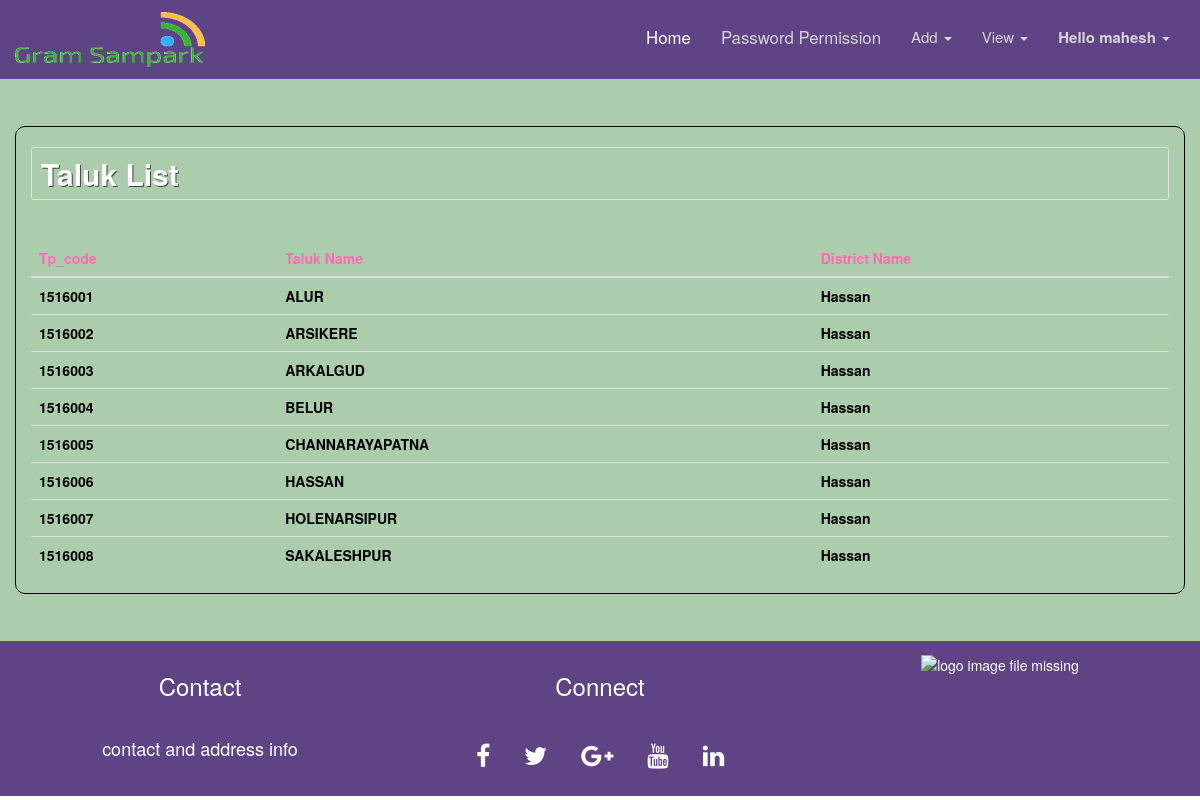
The page /zpadmin/viewtaluk.php (signed in) on the database as committed earlier.
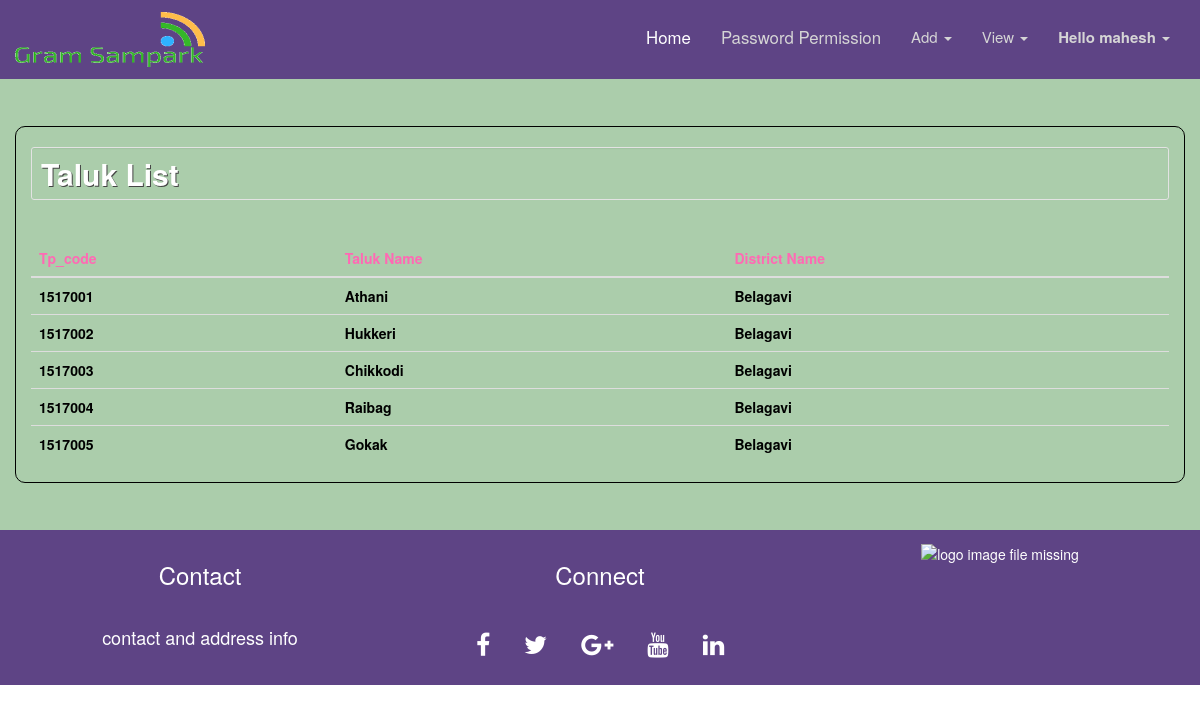
The same page on the database as committed later.
### tables this page shows
CREATE TABLE `taluk_list` (
  `tp_code` bigint(20) NOT NULL,
  `zp_code` bigint(20) NOT NULL,
  `taluk_name` varchar(50) NOT NULL
);

CREATE TABLE `district_list` (
  `zp_code` bigint(20) NOT NULL,
  `state_name` varchar(50) NOT NULL,
  `district_name` varchar(50) NOT NULL
);

### config.php (called while the page is built, shortened)
<?php
$username=$_SESSION['login_user'];
 ?>

### zpadmin/viewtaluk.php (the view, shortened to what this page needs)
<!DOCTYPE html>
<html>
<head>
</head>
	<body>
		<?php
			include 'navbar.php';
		?>
		<div class="container-fluid" style="background-color: #abcdab">
			<div class="container" style="border:solid thin black;border-radius: 10px;">
				<h2 class="well well-sm" style="background-color:transparent; animation-duration: 3s;text-shadow:1px 1px 0 #444; color: white"><b>Taluk List</b></h2><br>
				<div class="table-responsive w3-animate-zoom">
					<table class="table table-striped" style="color: black; font-weight: bold;">
						<thead>
							<tr>
								<th  style="color: #FF69B4;"><b>Tp_code</b></th>
								<th style="color: #FF69B4;"><b>Taluk Name</b></th>
								<th style="color: #FF69B4;"><b>District Name</b></th>
							</tr>
						</thead>
						<tbody style="background-color: transparent;">
							<?php
								$servername ="localhost";
								$username= "root";
								$password= "password";
								$dbname = "gramsampark";
								$conn = mysqli_connect($servername, $username, $password,$dbname );
								$sql="select tp_code,taluk_name,district_name from taluk_list,district_list where taluk_list.zp_code=district_list.zp_code";
								$result=mysqli_query($conn, $sql);
								if ($result-> num_rows >0) {
									while ($row= $result-> fetch_assoc()) {
										echo "<tr style='background-color:transparent;'><td>".$row["tp_code"]."</td><td>".$row['taluk_name']."</td><td>".$row["district_name"]."</td></tr>";
									}
								}
								else
								{
									echo "0 result";
								}
							?>
						</tbody>
					</table>
				</div>
			</div>
		</div>
		<?php include 'footer.php'; ?>
	</body>
</html>

### zpadmin/navbar.php (shortened to what this page needs)
<!DOCTYPE html>
<html>
<head>
	<?php
		include './links.php';
	?>
</head>
<body>
	<?php
		include ('../config.php');
	?>
	<nav class="navbar navbar-inverse">
		 <div class="container-fluid">
		 	<div class="navbar-header">
		 		<a class="nabar-brand" href="#"><img src="../img/gpslogo.png"></a>
		 	</div>
		 	<div class="collapse navbar-collapse" id="myNavbar">
		 		<ul class="nav navbar-nav navbar-right">
		 			<li class="active"><a href="index.php">Home</a></li>
		 			<li><a href="assignpassword.php">Password Permission</a></li>
		 			<li class="dropdown">
		 				<a class="dropdown-toggle" data-toggle="dropdown" href="#" style="font-size: 15px">Add
		 					<span class="caret"></span>
		 				</a>
		 			</li>
		 			<li class="dropdown">
		 				<a class="dropdown-toggle" data-toggle="dropdown" href="#" style="font-size: 15px">View
		 					<span class="caret"></span>
		 				</a>
		 			</li>
		 			<li class="dropdown">
		 				<a class="dropdown-toggle" data-toggle="dropdown" href="#" style="font-size: 15px"><b>Hello <?php echo $username; ?>
		 					</b>
		 					<span class="caret"></span>
		 				</a>
		 			</li>
		 		</ul>
		 	</div>
		 </div>
	</nav>
</body>
</html>

### zpadmin/links.php (shortened to what this page needs)
<link rel="stylesheet" href="../css/bootstrap.min.css">
<link rel="stylesheet" href="../css/font-awesome.css">
<link rel="stylesheet" type="text/css" href="../style.css">

### zpadmin/footer.php
<footer class="container-fluid text-center">
	<div class="row">
		<div class="col-sm-4">
			<h3>Contact</h3><br>
			<h4>contact and address info</h4>
		</div>
		<div class="col-sm-4">
			<h3>Connect</h3><br>
			<a href="#" class="fa fa-facebook"></a>
			<a href="#" class="fa fa-twitter"></a>
			<a href="#" class="fa fa-google-plus"></a>
			<a href="#" class="fa fa-youtube"></a>
			<a href="#" class="fa fa-linkedin"></a>
		</div>
		<div class="col-sm-4">
			<img src="../img/bunny.png" class="icon" alt="logo image file missing">
		</div>
	</div>
</footer>

### style.css (style rules this page uses)
html, body { height: 100%; width: 100%; }
.navbar { margin-bottom: 0; border-radius: 0; background-color: #5e4485; color: #ffffff; padding: 1% 0; font-size: 1.2em; border: 0; }
.navbar-inverse .navbar-nav .active a, .navbar-inverse .navbar-nav .active a:focus, .navbar-inverse .navbar-nav .active a:hover { color: #ffffff; background-color: #5e4485; }
.navbar-inverse .navbar-nav li a { color: #d5d5d5 }
.container { margin: 4% auto; }
footer { width: 100%; background-color: #5e4485; padding: 1%; color: #ffffff; }
.fa { padding: 15px; font-size: 25px; color: #ffffff; }

Rows that differ between the two databases and show on the page:
removed taluk_list: tp_code "1516001", taluk_name "ALUR", zp_code.district_name "Hassan"
removed taluk_list: tp_code "1516002", taluk_name "ARSIKERE", zp_code.district_name "Hassan"
removed taluk_list: tp_code "1516003", taluk_name "ARKALGUD", zp_code.district_name "Hassan"
removed taluk_list: tp_code "1516004", taluk_name "BELUR", zp_code.district_name "Hassan"
removed taluk_list: tp_code "1516005", taluk_name "CHANNARAYAPATNA", zp_code.district_name "Hassan"
removed taluk_list: tp_code "1516006", taluk_name "HASSAN", zp_code.district_name "Hassan"
removed taluk_list: tp_code "1516007", taluk_name "HOLENARSIPUR", zp_code.district_name "Hassan"
removed taluk_list: tp_code "1516008", taluk_name "SAKALESHPUR", zp_code.district_name "Hassan"
added taluk_list: tp_code "1517001", taluk_name "Athani", zp_code.district_name "Belagavi"
added taluk_list: tp_code "1517002", taluk_name "Hukkeri", zp_code.district_name "Belagavi"
added taluk_list: tp_code "1517003", taluk_name "Chikkodi", zp_code.district_name "Belagavi"
added taluk_list: tp_code "1517004", taluk_name "Raibag", zp_code.district_name "Belagavi"
added taluk_list: tp_code "1517005", taluk_name "Gokak", zp_code.district_name "Belagavi"
